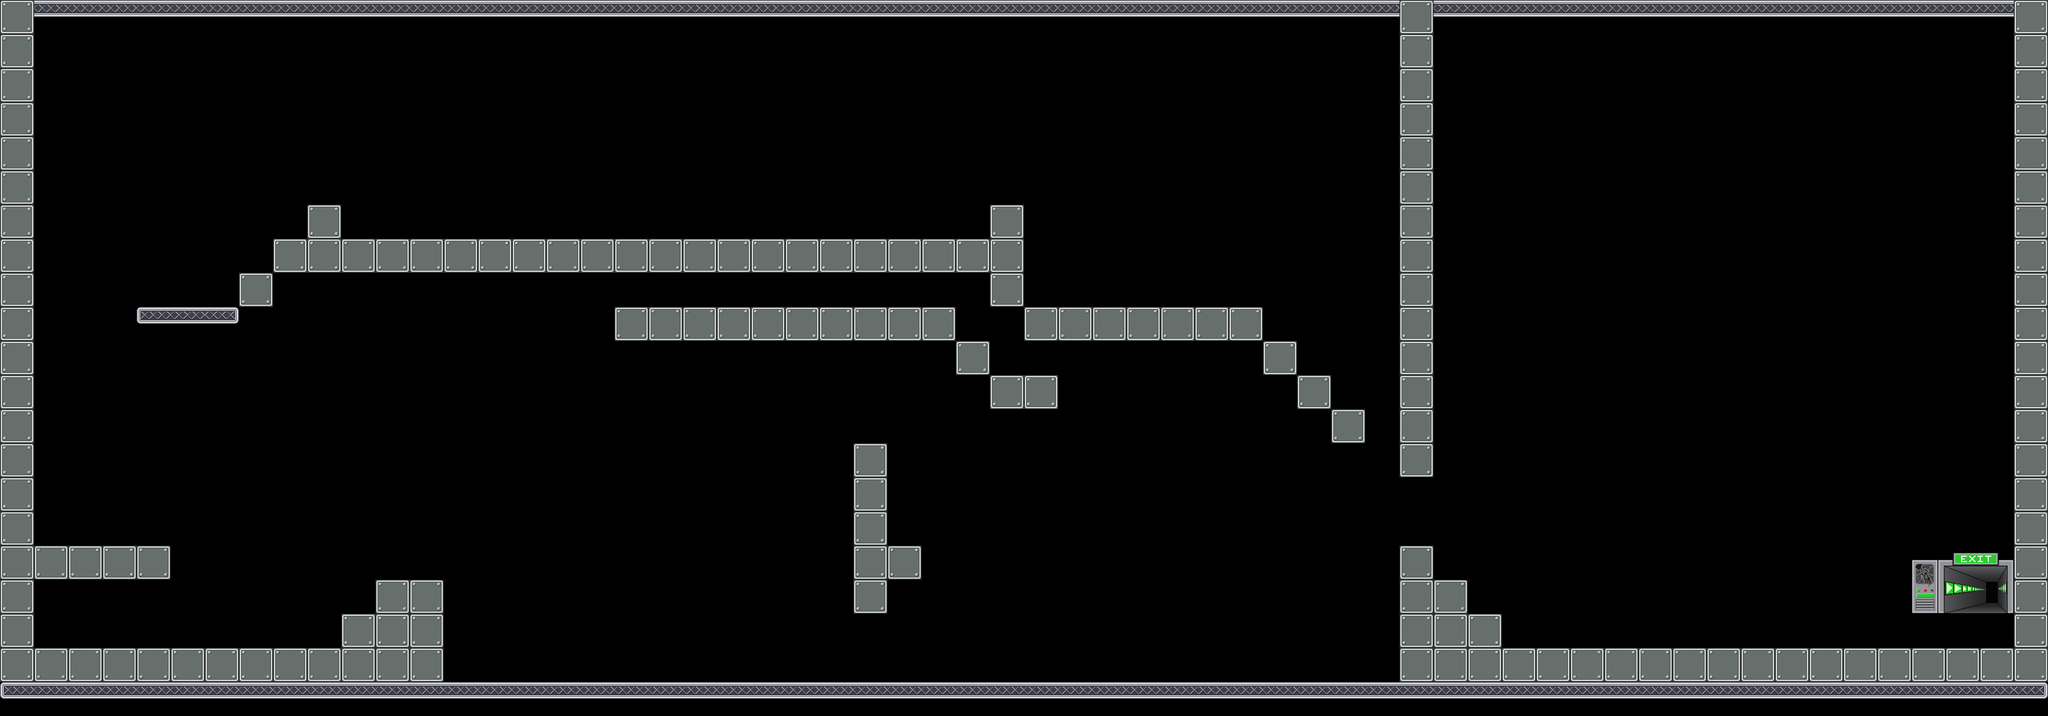

The image is a tile-based game level rendered from a .tmx file. Its description and source (layers, tilesets, objects; grid data summarised) follow:
An orthogonal 60x21 tile map with 64x64 px tiles, 1 tile layer (front), 20 tilesets and 185 objects (3x Repulsive).

<map version="1.0" orientation="orthogonal" width="60" height="21" tilewidth="64" tileheight="64">
 <tileset firstgid="1" name="mur" tilewidth="64" tileheight="64">
  <image source="data/mur.png" trans="ffffff" width="64" height="64" />
 </tileset>
 <tileset firstgid="2" name="sol" tilewidth="64" tileheight="64">
  <image source="data/sol.png" trans="ffffff" width="64" height="64" />
 </tileset>
 <tileset firstgid="3" name="alone" tilewidth="64" tileheight="64">
  <image source="data/alone.png" width="64" height="64" />
 </tileset>
 <tileset firstgid="4" name="left" tilewidth="64" tileheight="64">
  <image source="data/left.png" width="64" height="64" />
 </tileset>
 <tileset firstgid="5" name="mid" tilewidth="64" tileheight="64">
  <image source="data/mid.png" width="64" height="64" />
 </tileset>
 <tileset firstgid="6" name="right" tilewidth="64" tileheight="64">
  <image source="data/right.png" width="64" height="64" />
 </tileset>
 <tileset firstgid="7" name="portebas" tilewidth="64" tileheight="64">
  <image source="data/portebas.png" width="64" height="64" />
 </tileset>
 <tileset firstgid="8" name="portehaut" tilewidth="64" tileheight="64">
  <image source="data/portehaut.png" width="64" height="64" />
 </tileset>
 <tileset firstgid="9" name="fin" tilewidth="192" tileheight="128">
  <image source="data/fin.png" width="192" height="128" />
 </tileset>
 <tileset firstgid="10" name="citerne" tilewidth="418" tileheight="632">
  <tileoffset x="0" y="632" />
  <image source="data/citerne.png" width="418" height="632" />
 </tileset>
 <tileset firstgid="11" name="container1" tilewidth="610" tileheight="276">
  <tileoffset x="0" y="195" />
  <image source="data/container1.png" width="610" height="276" />
 </tileset>
 <tileset firstgid="12" name="container2" tilewidth="480" tileheight="330">
  <tileoffset x="0" y="280" />
  <image source="data/container2.png" width="480" height="330" />
 </tileset>
 <tileset firstgid="13" name="cable1" tilewidth="77" tileheight="372">
  <tileoffset x="0" y="372" />
  <image source="data/cable1.png" width="77" height="372" />
 </tileset>
 <tileset firstgid="14" name="passerelle1" tilewidth="198" tileheight="342">
  <tileoffset x="0" y="342" />
  <image source="data/passerelle1.png" width="198" height="342" />
 </tileset>
 <tileset firstgid="15" name="passerelle2" tilewidth="122" tileheight="599">
  <tileoffset x="0" y="599" />
  <image source="data/passerelle2.png" width="122" height="599" />
 </tileset>
 <tileset firstgid="16" name="cable2" tilewidth="46" tileheight="243">
  <tileoffset x="0" y="243" />
  <image source="data/cable2.png" width="46" height="243" />
 </tileset>
 <tileset firstgid="17" name="mur2" tilewidth="64" tileheight="64">
  <image source="data/mur2.png" width="64" height="64" />
 </tileset>
 <tileset firstgid="18" name="lamp1" tilewidth="64" tileheight="64">
  <image source="data/lamp1.png" width="64" height="64" />
 </tileset>
 <tileset firstgid="19" name="lamp2" tilewidth="64" tileheight="64">
  <image source="data/lamp2.png" width="64" height="64" />
 </tileset>
 <tileset firstgid="20" name="cable" tilewidth="64" tileheight="64">
  <image source="data/cable.png" width="64" height="64" />
 </tileset>
 <layer name="front" width="60" height="21">
  <data>[1260 cells, 275 non-empty, 5 distinct tile ids]</data>
 </layer>
 <objectgroup color="#00ff00" name="wall" width="60" height="21">
  <object x="0" y="0" width="64" height="1280" />
  <object x="3776" y="0" width="64" height="1280" />
  <object x="2624" y="1024" width="64" height="192" />
  <object x="768" y="1088" width="64" height="128" />
  <object x="2624" y="64" width="64" height="832" />
  <object x="1600" y="832" width="64" height="320" />
 </objectgroup>
 <objectgroup color="#0000ff" name="platform" width="60" height="21">
  <object x="-1" y="1288" width="3840" height="64" />
  <object x="64" y="0" width="3712" height="64" />
  <object x="2688" y="1088" width="64" height="64" />
  <object x="2752" y="1152" width="64" height="64" />
  <object x="704" y="1088" width="64" height="64" />
  <object x="640" y="1152" width="64" height="64" />
  <object x="2368" y="640" width="64" height="64" />
  <object x="2432" y="704" width="64" height="64" />
  <object x="512" y="448" width="768" height="64" />
  <object x="64" y="1024" width="256" height="64" />
  <object x="1664" y="1024" width="64" height="64" />
  <object x="2496" y="768" width="64" height="64" />
  <object x="1152" y="576" width="640" height="64" />
  <object x="1920" y="576" width="448" height="64" />
  <object x="1856" y="512" width="64" height="64" />
  <object x="1792" y="640" width="64" height="64" />
  <object x="1856" y="704" width="128" height="64" />
  <object x="448" y="512" width="64" height="64" />
  <object x="256" y="576" width="192" height="64" />
  <object x="576" y="384" width="64" height="64" />
  <object x="1856" y="384" width="64" height="64" />
  <object x="1600" y="448" width="64" height="64" />
  <object x="1728" y="448" width="192" height="64" />
  <object x="1472" y="448" width="64" height="64" />
  <object x="1280" y="448" width="128" height="64" />
  <object x="2624" y="1216" width="1152" height="64" />
  <object x="64" y="1216" width="768" height="64" />
 </objectgroup>
 <objectgroup color="#ffffff" name="movable" width="60" height="21" />
 <objectgroup color="#ff6666" name="destroyable" width="60" height="21">
  <object x="1600" y="768" width="64" height="64" />
  <object x="1728" y="1024" width="64" height="64" />
  <object x="1792" y="1024" width="64" height="64" />
  <object x="1856" y="1024" width="64" height="64" />
  <object x="1920" y="1024" width="64" height="64" />
  <object x="1984" y="1024" width="64" height="64" />
  <object x="2048" y="1024" width="64" height="64" />
  <object x="2112" y="1024" width="64" height="64" />
  <object x="2176" y="1024" width="64" height="64" />
  <object x="2240" y="1024" width="64" height="64" />
  <object x="2304" y="1024" width="64" height="64" />
  <object x="2368" y="1024" width="64" height="64" />
  <object x="2432" y="1024" width="64" height="64" />
  <object x="2496" y="1024" width="64" height="64" />
  <object x="2560" y="1024" width="64" height="64" />
  <object x="1664" y="896" width="64" height="64" />
  <object x="1728" y="960" width="64" height="64" />
  <object x="1920" y="640" width="64" height="64" />
 </objectgroup>
 <objectgroup color="#800000" name="metalman" width="60" height="21">
  <object x="384" y="1152" width="64" height="64">
   <properties>
    <property name="powers" value="Alu#Acier" />
   </properties>
  </object>
 </objectgroup>
 <objectgroup color="#ff0000" name="themagnet" width="60" height="21">
  <object x="512" y="1152" width="64" height="64">
   <properties>
    <property name="powers" value="Repulsive#Attractive#RotativeL#RotativeR" />
   </properties>
  </object>
 </objectgroup>
 <objectgroup color="#800000" name="generator" width="60" height="21">
  <object type="Repulsive" x="896" y="576" width="64" height="64">
   <properties>
    <property name="id" value="6" />
   </properties>
  </object>
  </objectgroup>
 <objectgroup color="#66ccff" name="switch" width="60" height="21">
  <!-- 3 objects omitted --></objectgroup>
 <objectgroup color="#e6e6e6" name="metal" width="60" height="21">
  <!-- 5 objects omitted --></objectgroup>
 <objectgroup color="#333333" name="gate" width="60" height="21">
  <!-- 41 objects omitted --></objectgroup>
 <objectgroup color="#004080" name="acid" width="60" height="21">
  <!-- 74 objects omitted --></objectgroup>
 <objectgroup color="#ffff00" name="arc" width="60" height="21" />
 <objectgroup color="#ffff00" name="levelend" width="60" height="21">
  <!-- 1 objects omitted --></objectgroup>
 <objectgroup color="#800080" name="gateswitch" width="60" height="21">
  <!-- 5 objects omitted --></objectgroup>
</map>
<!-- 131 of 185 objects omitted -->
